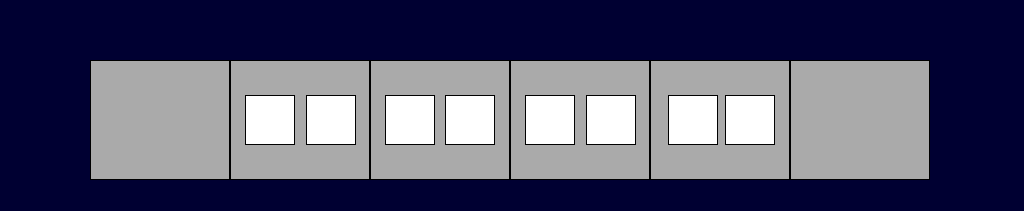
<?xml version="1.0" encoding="UTF-8"?>
<ui version="4.0">
 <class>VehicleLineCircuitBreakerPage</class>
 <widget class="QWidget" name="VehicleLineCircuitBreakerPage">
  <property name="geometry">
   <rect>
    <x>0</x>
    <y>0</y>
    <width>1024</width>
    <height>211</height>
   </rect>
  </property>
  <property name="windowTitle">
   <string>Form</string>
  </property>
  <property name="styleSheet">
   <string notr="true">QWidget
{
	background-color: rgb(0,0,50);
}
QLabel
{

font:24px,&quot;微软雅黑&quot;;
border:1px solid black;
}</string>
  </property>
  <widget class="QLabel" name="LBLTC2">
   <property name="geometry">
    <rect>
     <x>790</x>
     <y>60</y>
     <width>140</width>
     <height>120</height>
    </rect>
   </property>
   <property name="styleSheet">
    <string notr="true">background-color:rgb(170,170,170);</string>
   </property>
   <property name="text">
    <string/>
   </property>
  </widget>
  <widget class="QLabel" name="LBLMP2">
   <property name="geometry">
    <rect>
     <x>650</x>
     <y>60</y>
     <width>140</width>
     <height>120</height>
    </rect>
   </property>
   <property name="styleSheet">
    <string notr="true">background-color:rgb(170,170,170);</string>
   </property>
   <property name="text">
    <string/>
   </property>
  </widget>
  <widget class="QLabel" name="LBLM2">
   <property name="geometry">
    <rect>
     <x>510</x>
     <y>60</y>
     <width>140</width>
     <height>120</height>
    </rect>
   </property>
   <property name="styleSheet">
    <string notr="true">background-color:rgb(170,170,170);</string>
   </property>
   <property name="text">
    <string/>
   </property>
  </widget>
  <widget class="QLabel" name="LBLMP1">
   <property name="geometry">
    <rect>
     <x>230</x>
     <y>60</y>
     <width>140</width>
     <height>120</height>
    </rect>
   </property>
   <property name="styleSheet">
    <string notr="true">background-color:rgb(170,170,170);</string>
   </property>
   <property name="text">
    <string/>
   </property>
  </widget>
  <widget class="QLabel" name="LBLM1">
   <property name="geometry">
    <rect>
     <x>370</x>
     <y>60</y>
     <width>140</width>
     <height>120</height>
    </rect>
   </property>
   <property name="styleSheet">
    <string notr="true">background-color:rgb(170,170,170);</string>
   </property>
   <property name="text">
    <string/>
   </property>
  </widget>
  <widget class="QLabel" name="LBLTC1">
   <property name="geometry">
    <rect>
     <x>90</x>
     <y>60</y>
     <width>140</width>
     <height>120</height>
    </rect>
   </property>
   <property name="styleSheet">
    <string notr="true">background-color:rgb(170,170,170);</string>
   </property>
   <property name="text">
    <string/>
   </property>
  </widget>
  <widget class="QLabel" name="lbl_AC1">
   <property name="geometry">
    <rect>
     <x>245</x>
     <y>95</y>
     <width>50</width>
     <height>50</height>
    </rect>
   </property>
   <property name="styleSheet">
    <string notr="true">background-color: rgb(255, 255, 255);</string>
   </property>
   <property name="text">
    <string/>
   </property>
  </widget>
  <widget class="QLabel" name="lbl_DC1">
   <property name="geometry">
    <rect>
     <x>306</x>
     <y>95</y>
     <width>50</width>
     <height>50</height>
    </rect>
   </property>
   <property name="styleSheet">
    <string notr="true">background-color: rgb(255, 255, 255);</string>
   </property>
   <property name="text">
    <string/>
   </property>
  </widget>
  <widget class="QLabel" name="lbl_AC1_2">
   <property name="geometry">
    <rect>
     <x>385</x>
     <y>95</y>
     <width>50</width>
     <height>50</height>
    </rect>
   </property>
   <property name="styleSheet">
    <string notr="true">background-color: rgb(255, 255, 255);</string>
   </property>
   <property name="text">
    <string/>
   </property>
  </widget>
  <widget class="QLabel" name="lbl_DC1_2">
   <property name="geometry">
    <rect>
     <x>445</x>
     <y>95</y>
     <width>50</width>
     <height>50</height>
    </rect>
   </property>
   <property name="styleSheet">
    <string notr="true">background-color: rgb(255, 255, 255);</string>
   </property>
   <property name="text">
    <string/>
   </property>
  </widget>
  <widget class="QLabel" name="lbl_AC1_3">
   <property name="geometry">
    <rect>
     <x>525</x>
     <y>95</y>
     <width>50</width>
     <height>50</height>
    </rect>
   </property>
   <property name="styleSheet">
    <string notr="true">background-color: rgb(255, 255, 255);</string>
   </property>
   <property name="text">
    <string/>
   </property>
  </widget>
  <widget class="QLabel" name="lbl_DC1_3">
   <property name="geometry">
    <rect>
     <x>586</x>
     <y>95</y>
     <width>50</width>
     <height>50</height>
    </rect>
   </property>
   <property name="styleSheet">
    <string notr="true">background-color: rgb(255, 255, 255);</string>
   </property>
   <property name="text">
    <string/>
   </property>
  </widget>
  <widget class="QLabel" name="lbl_AC1_4">
   <property name="geometry">
    <rect>
     <x>668</x>
     <y>95</y>
     <width>50</width>
     <height>50</height>
    </rect>
   </property>
   <property name="styleSheet">
    <string notr="true">background-color: rgb(255, 255, 255);</string>
   </property>
   <property name="text">
    <string/>
   </property>
  </widget>
  <widget class="QLabel" name="lbl_DC1_4">
   <property name="geometry">
    <rect>
     <x>725</x>
     <y>95</y>
     <width>50</width>
     <height>50</height>
    </rect>
   </property>
   <property name="styleSheet">
    <string notr="true">background-color: rgb(255, 255, 255);</string>
   </property>
   <property name="text">
    <string/>
   </property>
  </widget>
 </widget>
 <resources/>
 <connections/>
</ui>
